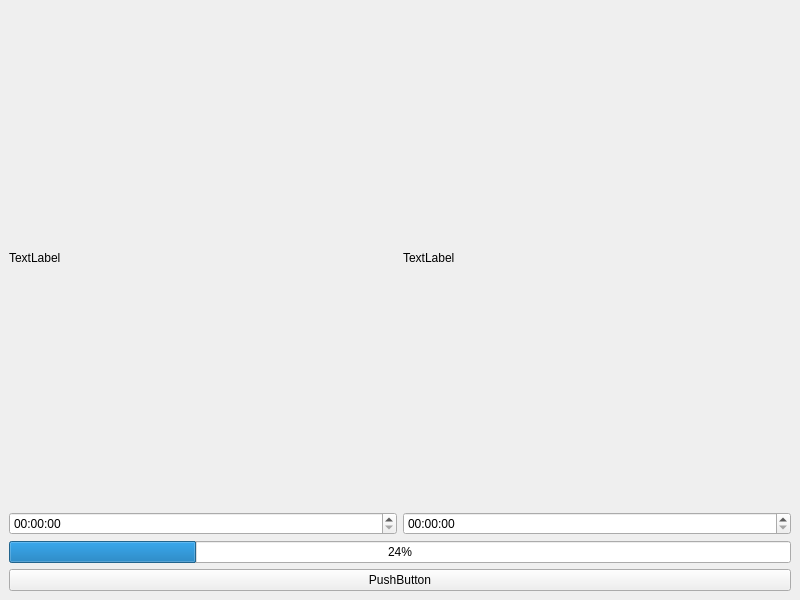
<?xml version="1.0" encoding="UTF-8"?>
<ui version="4.0">
 <class>AddSleepWindow</class>
 <widget class="QMainWindow" name="AddSleepWindow">
  <property name="geometry">
   <rect>
    <x>0</x>
    <y>0</y>
    <width>800</width>
    <height>600</height>
   </rect>
  </property>
  <property name="windowTitle">
   <string>MainWindow</string>
  </property>
  <widget class="QWidget" name="centralwidget">
   <layout class="QVBoxLayout" name="verticalLayout_2">
    <item>
     <layout class="QVBoxLayout" name="verticalLayout">
      <item>
       <layout class="QHBoxLayout" name="horizontalLayout">
        <item>
         <layout class="QVBoxLayout" name="verticalLayout_3">
          <item>
           <widget class="QLabel" name="label">
            <property name="text">
             <string>TextLabel</string>
            </property>
           </widget>
          </item>
          <item>
           <widget class="QTimeEdit" name="timeEdit"/>
          </item>
         </layout>
        </item>
        <item>
         <layout class="QVBoxLayout" name="verticalLayout_4">
          <item>
           <widget class="QLabel" name="label_2">
            <property name="text">
             <string>TextLabel</string>
            </property>
           </widget>
          </item>
          <item>
           <widget class="QTimeEdit" name="timeEdit_2"/>
          </item>
         </layout>
        </item>
       </layout>
      </item>
      <item>
       <widget class="QProgressBar" name="progressBar">
        <property name="value">
         <number>24</number>
        </property>
       </widget>
      </item>
      <item>
       <widget class="QPushButton" name="pushButton">
        <property name="text">
         <string>PushButton</string>
        </property>
       </widget>
      </item>
     </layout>
    </item>
   </layout>
  </widget>
 </widget>
 <resources/>
 <connections/>
</ui>
